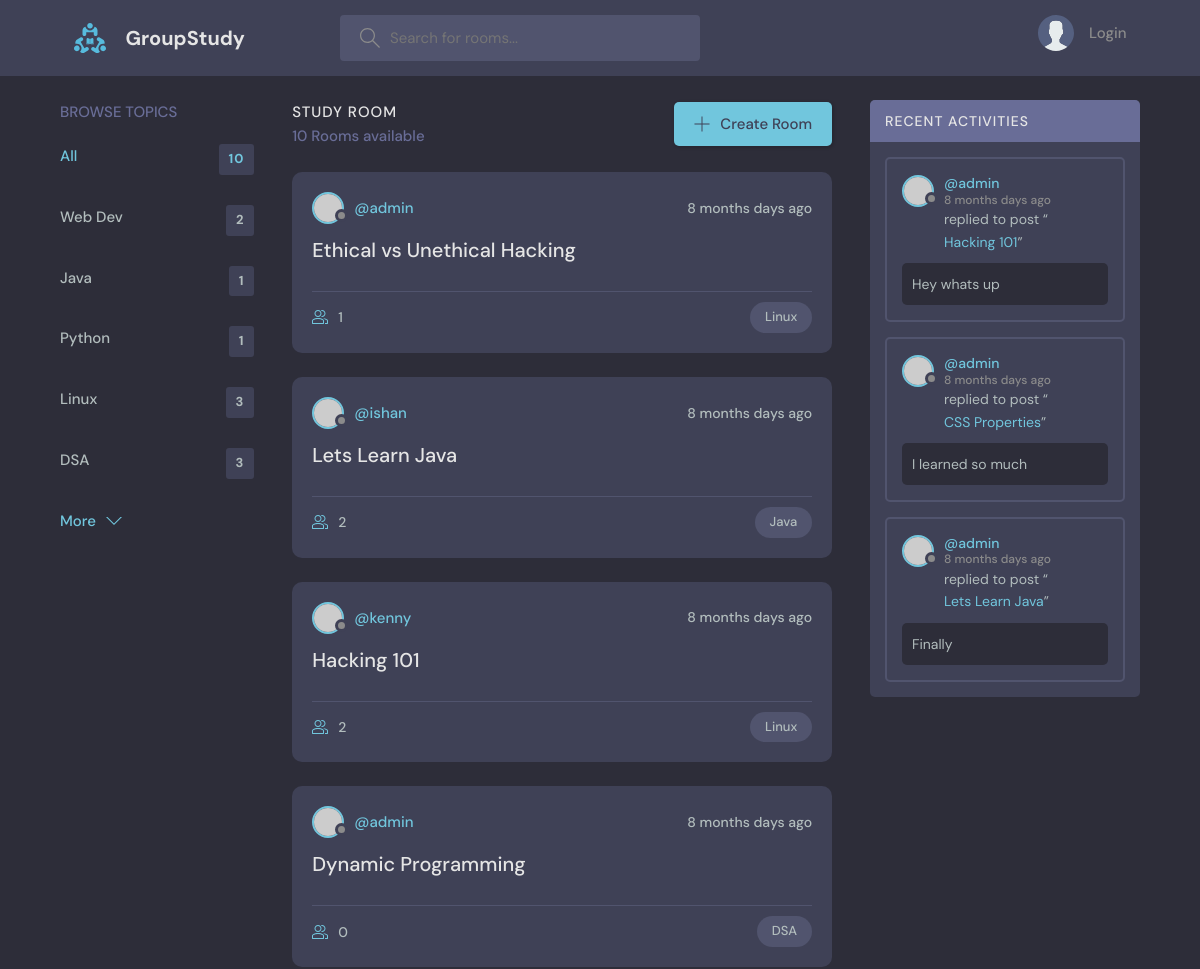
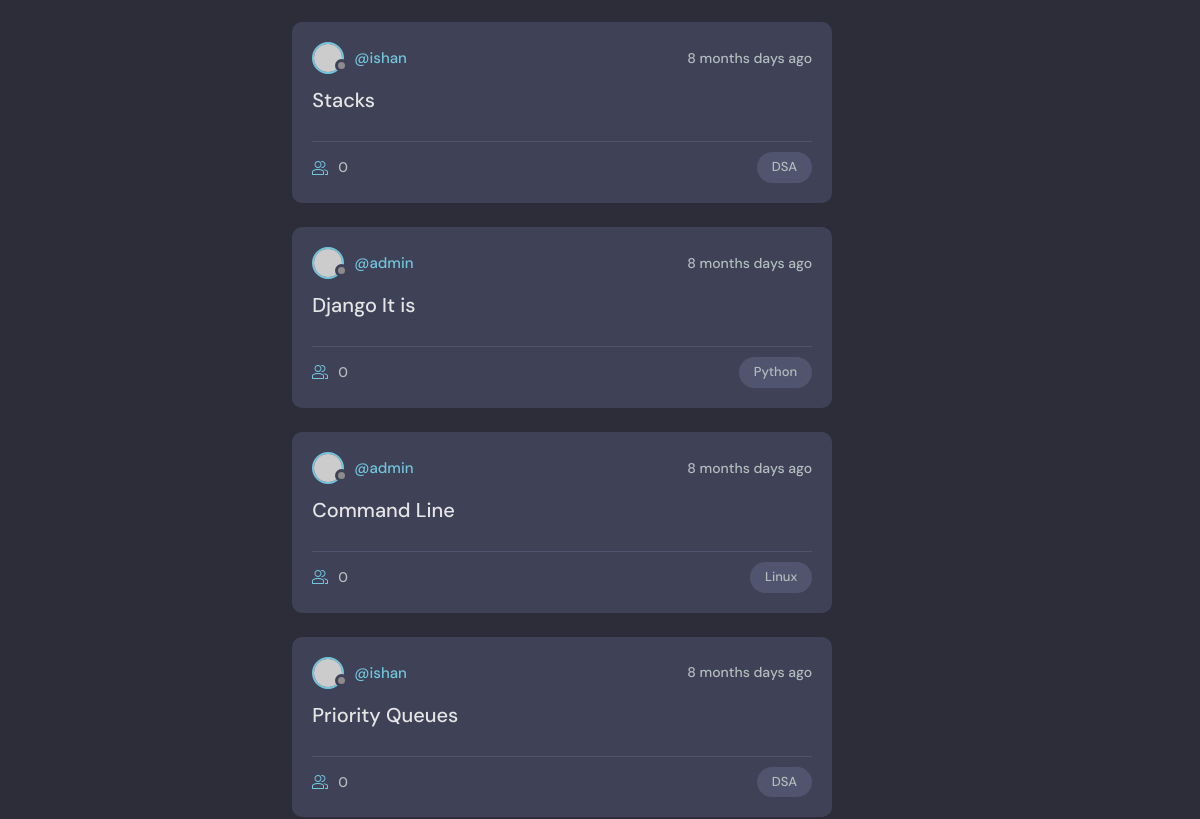
The app's page / (upper part), older data (2 pictures, top to bottom).
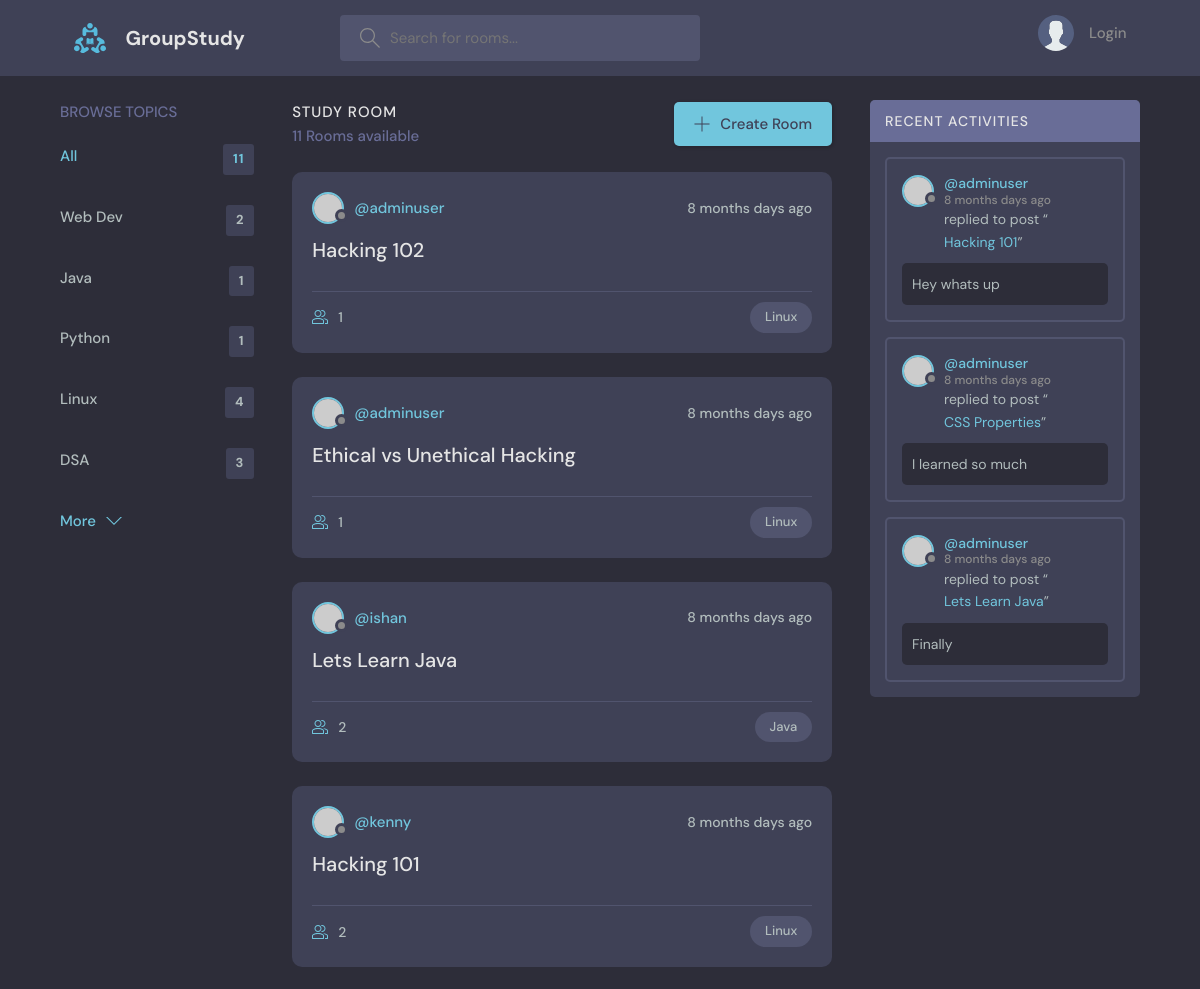
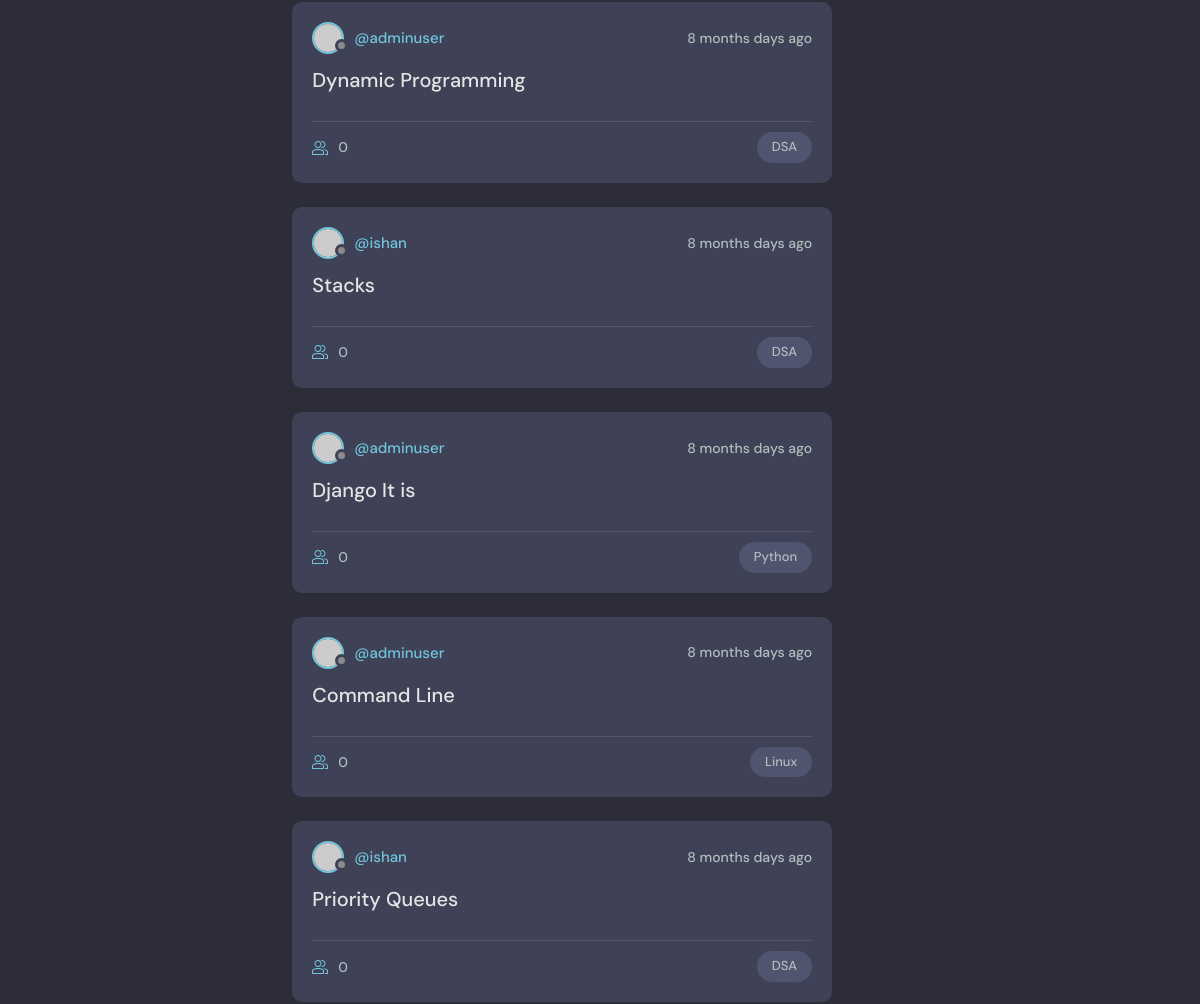
The same page, newer data (2 pictures, top to bottom).
### base/models.py (models this page shows)
class Subject(models.Model):
    name = models.CharField(max_length=200)
    def __str__(self):
        return self.name

class Room(models.Model):
    host = models.ForeignKey(User,on_delete=models.SET_NULL,null=True)
    subject = models.ForeignKey(Subject,on_delete=models.SET_NULL,null=True)
    name = models.CharField(max_length=200)
    desc = models.TextField(null=True,blank=True)
    participants = models.ManyToManyField(User,related_name='participants',blank=True)
    updated = models.DateTimeField(auto_now=True)
    created = models.DateTimeField(auto_now_add=True)
    class Meta:
        ordering = ['-updated','-created']
    def __str__(self):
        return self.name

class Message(models.Model):
    room = models.ForeignKey(Room,on_delete=models.CASCADE)
    user = models.ForeignKey(User,on_delete=models.CASCADE)
    body = models.TextField()
    updated = models.DateTimeField(auto_now=True)
    created = models.DateTimeField(auto_now_add=True)
    class Meta:
        ordering = ['-updated','-created']
    def __str__(self):
        return self.body[0:50]

### base/views.py (the view)
# urls.py: path('',views.home),
def home(request):
    q = request.GET.get('q') if request.GET.get('q') != None else ''
    print(q)
    rooms= Room.objects.filter(
        Q(subject__name__icontains = q) |
        Q(name__icontains = q) |
        Q(desc__icontains = q)
        )
    room_count = rooms.count()
    totalrooms = Room.objects.all().count
    subject = Subject.objects.all()
    comments = Message.objects.filter(Q(room__subject__name__icontains = q))
    context = {'rooms' : rooms,'subjects' : subject,'room_count' : room_count,'comments' : comments,"totalrooms" : totalrooms}
    return render(request,'base/home.html',context)

### base/templates/base/home.html (shortened to what this page needs)
{%extends 'main.html'%}
{%block content%}
    <main class="layout layout--3">
      <div class="container">
        {%include 'base/subject_component.html'%}
        <div class="roomList">
          <div class="roomList__header">
            <div>
              <h2>Study Room</h2>
              <p>{{room_count}} Rooms available</p>
            </div>
            <a class="btn btn--main" href="/create-room">
              <svg version="1.1" xmlns="http://www.w3.org/2000/svg" width="32" height="32" viewBox="0 0 32 32">
                <title>add</title>
                <path
                  d="M16.943 0.943h-1.885v14.115h-14.115v1.885h14.115v14.115h1.885v-14.115h14.115v-1.885h-14.115v-14.115z"
                ></path>
              </svg>
              Create Room
            </a>
          </div>
          {%include 'base/feed_component.html'%}
        </div>
        {%include 'base/activity_component.html'%}
      </div>
    </main>
{%endblock content%}

### base/templates/base/subject_component.html
<div class="topics">
    <div class="topics__header">
      <h2>Browse Topics</h2>
    </div>
    <ul class="topics__list">
      <li>
        {%if prof %}
        <a href="/profile/{{user.id}}" class="active">All <span>{{totalrooms}}</span></a>
        {%else%}
        <a href="/" class="active">All <span>{{totalrooms}}</span></a>
        {%endif%}
      </li>
    {%for subject in subjects%}
        <li>
            <a href="?q={{subject.name}}">{{subject.name}}<span>{% if prof %}{{subject.number}}{%else%}{{subject.room_set.all.count}}{%endif%}</span></a>
        </li>
    {%endfor%}
    </ul>
    <a class="btn btn--link" href="/browse-topic">
      More
      <svg version="1.1" xmlns="http://www.w3.org/2000/svg" width="32" height="32" viewBox="0 0 32 32">
        <title>chevron-down</title>
        <path d="M16 21l-13-13h-3l16 16 16-16h-3l-13 13z"></path>
      </svg>
    </a>
  </div>

### base/templates/base/feed_component.html (shortened to what this page needs)
{%for room in rooms%}
<div class="roomListRoom">
  <div class="roomListRoom__header">
    <a href="/profile/{{room.host.id}}" class="roomListRoom__author">
      <div class="avatar avatar--small">
        <img src="https://randomuser.me/api/portraits/women/11.jpg" />
      </div>
      <span>@{{room.host.username}}</span>
    </a>
    <div class="roomListRoom__actions">
      <span>{{room.created|timesince}} days ago</span>
    </div>
  </div>
  <div class="roomListRoom__content">
    <a href="/pages/{{room.id}}">{{room.name}}</a>
  </div>
  <div class="roomListRoom__meta">
    <a href="/pages/{{room.id}}" class="roomListRoom__joined">
      {{room.participants.all.count}}
    </a>
    <p class="roomListRoom__topic">{{room.subject}}</p>
  </div>
</div>
{%endfor%}

### base/templates/base/activity_component.html (shortened to what this page needs)
<div class="activities">
    <div class="activities__header">
      <h2>Recent Activities</h2>
    </div>
    {%for comment in comments%}
    <div class="activities__box">
      <div class="activities__boxHeader roomListRoom__header">
        <a href="/profile/{{comment.user.id}}" class="roomListRoom__author">
          <div class="avatar avatar--small">
            <img src="https://randomuser.me/api/portraits/women/11.jpg" />
          </div>
          <p>
            @{{comment.user}}
            <span>{{comment.created|timesince}} days ago</span>
          </p>
        </a>
      </div>
      <div class="activities__boxContent">
        <p>replied to post “<a href="/pages/{{comment.room.id}}">{{comment.room}}</a>”</p>
        <div class="activities__boxRoomContent">
            {{comment}}
        </div>
      </div>
    </div>
    {%endfor%}
  </div>

Row changes from the older to the newer data that the page shows:
computed for Subject "Linux": room_set.all.count "3" → "4"
added Room: host.username "adminuser", created "8 months", name "Hacking 102", participants.all.count "1", subject "Linux"
changed through a linked row, Room "Ethical vs Unethical Hacking": host.username "admin" → "adminuser"
changed through a linked row, Room "Dynamic Programming": host.username "admin" → "adminuser"
changed through a linked row, Room "Django It is": host.username "admin" → "adminuser"
changed through a linked row, Room "Command Line": host.username "admin" → "adminuser"
changed through a linked row, Message "Hey whats up": user "admin" → "adminuser"
changed through a linked row, Message "I learned so much": user "admin" → "adminuser"
changed through a linked row, Message "Finally": user "admin" → "adminuser"
Text that changed along with them:
{{ totalrooms }}: "10" → "11"
{{ room_count }}: "10" → "11"
